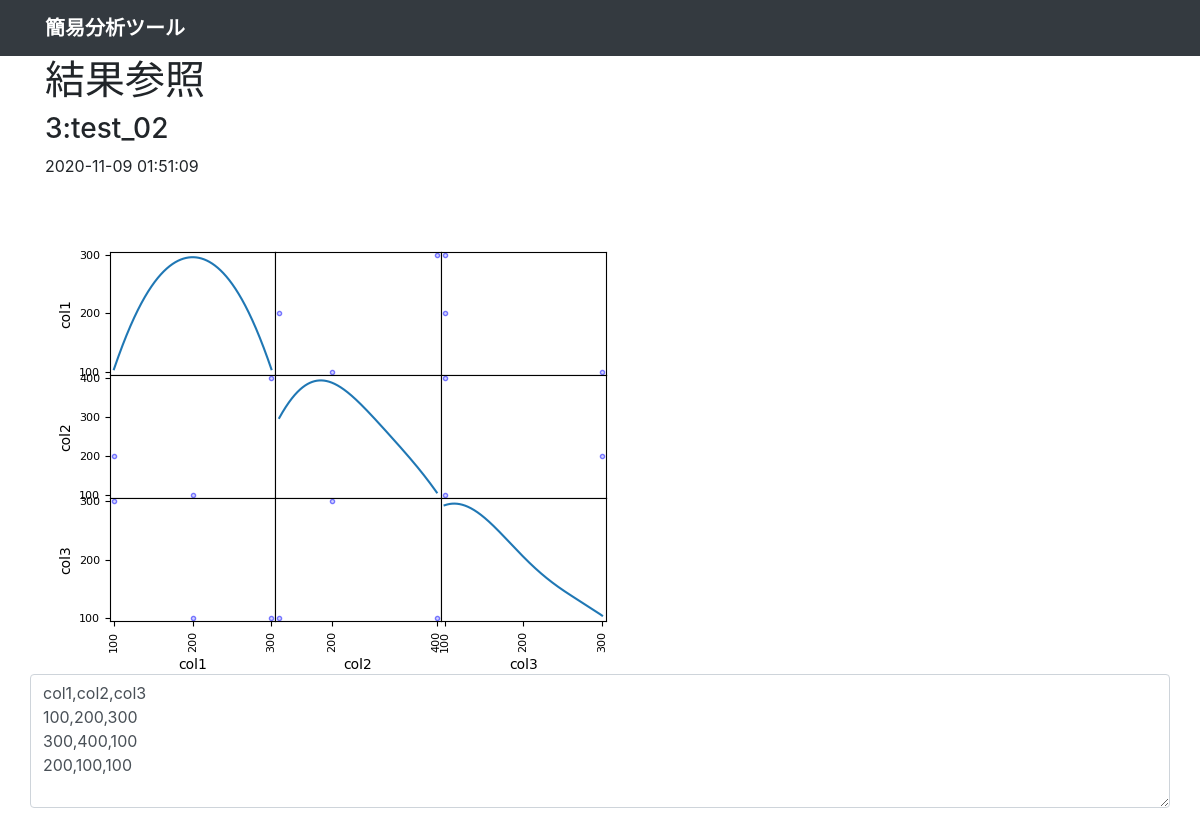
Page /view/3 on the committed database.
### tables this page shows
CREATE TABLE results (
  `id` integer primary key autoincrement,
  `title` text not null,
  `data` text not null,
  `img` text not null,
  `created` TIMESTAMP DEFAULT (DATETIME('now','localtime'))
);

### run.py (the view)
@app.route('/view/<pk>')
def view(pk):
    con = get_db()
    result = models.select(con, pk)
    return render_template('view.html', result=result)

### models.py (called while the page is built)
def select(con, pk):
    cur = con.execute('select id, title, data, img, created from results where id=?', (pk,))
    return cur.fetchone()

### run.py (called while the page is built)
def connect_db():
    con = sqlite3.connect(app.config['DATABASE'])
    con.row_factory = sqlite3.Row
    return con

def get_db():
    if not hasattr(g, 'sqlite_db'):
        g.sqlite_db = connect_db()
    return g.sqlite_db

### templates/view.html
{% extends "base.html" %}
{% block body %}
<h1>結果参照</h1>
<h3>{{ result.id }}:{{ result.title|safe}}</h3>
<p>{{ result.created }}</p>
<div class="row">
    <img src="{{ url_for('static', filename=result.img) }}">
</div>
<div class="row">
    <textarea class="form-control" name="data" rows="5">{{result.data}}</textarea>
</div>
<br><br>
{% endblock %}

### rows in the picture
results: id "3", title "test_02", created "2020-11-09 01:51:09", img (picture), data "col1,col2,col3 100,200,300 300,400,100 200,100,100"
